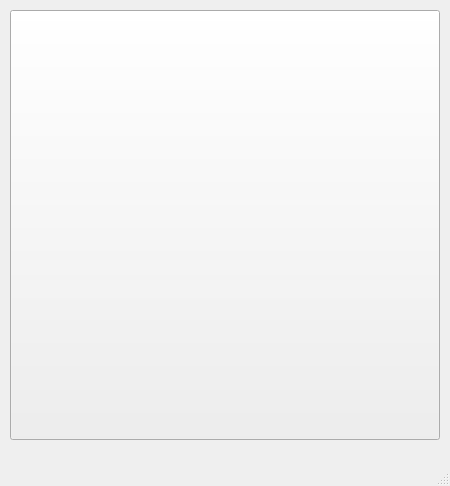
<?xml version="1.0" encoding="UTF-8"?>
<ui version="4.0">
 <class>MainWindow</class>
 <widget class="QMainWindow" name="MainWindow">
  <property name="geometry">
   <rect>
    <x>0</x>
    <y>0</y>
    <width>450</width>
    <height>486</height>
   </rect>
  </property>
  <property name="windowTitle">
   <string>MainWindow</string>
  </property>
  <widget class="QWidget" name="centralwidget">
   <widget class="QPushButton" name="pushButton">
    <property name="geometry">
     <rect>
      <x>10</x>
      <y>10</y>
      <width>430</width>
      <height>430</height>
     </rect>
    </property>
    <property name="text">
     <string/>
    </property>
    <property name="icon">
     <iconset resource="Resources.qrc">
      <normaloff>:/images/led-off.png</normaloff>:/images/led-off.png</iconset>
    </property>
    <property name="iconSize">
     <size>
      <width>430</width>
      <height>430</height>
     </size>
    </property>
   </widget>
  </widget>
  <widget class="QMenuBar" name="menubar">
   <property name="geometry">
    <rect>
     <x>0</x>
     <y>0</y>
     <width>450</width>
     <height>21</height>
    </rect>
   </property>
  </widget>
  <widget class="QStatusBar" name="statusbar"/>
 </widget>
 <resources>
  <include location="Resources.qrc"/>
 </resources>
 <connections/>
</ui>
